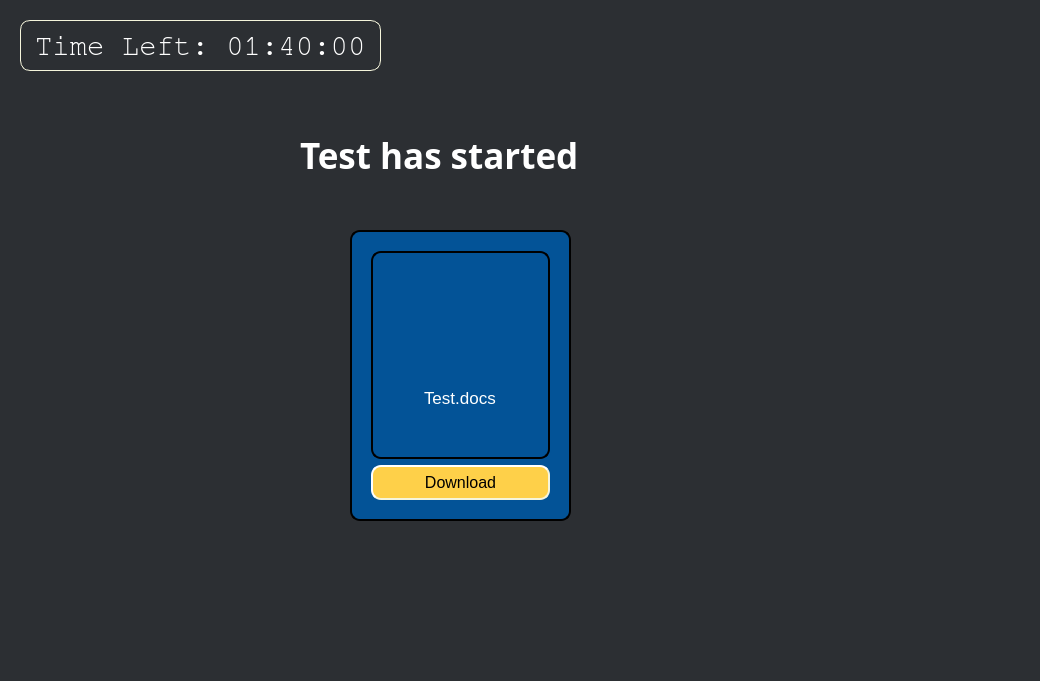
<?xml version="1.0" encoding="UTF-8"?>
<ui version="4.0">
 <class>Form</class>
 <widget class="QWidget" name="Form">
  <property name="geometry">
   <rect>
    <x>0</x>
    <y>0</y>
    <width>1040</width>
    <height>681</height>
   </rect>
  </property>
  <property name="windowTitle">
   <string>Form</string>
  </property>
  <property name="styleSheet">
   <string notr="true">background-color:#2C2F33;</string>
  </property>
  <widget class="QLabel" name="label_36">
   <property name="geometry">
    <rect>
     <x>300</x>
     <y>130</y>
     <width>331</width>
     <height>51</height>
    </rect>
   </property>
   <property name="font">
    <font>
     <family>Sitka Text</family>
     <pointsize>26</pointsize>
     <weight>75</weight>
     <bold>true</bold>
     <underline>false</underline>
    </font>
   </property>
   <property name="styleSheet">
    <string notr="true">color: white;</string>
   </property>
   <property name="text">
    <string>Test has started</string>
   </property>
  </widget>
  <widget class="QFrame" name="frame">
   <property name="geometry">
    <rect>
     <x>350</x>
     <y>230</y>
     <width>221</width>
     <height>291</height>
    </rect>
   </property>
   <property name="styleSheet">
    <string notr="true">QFrame{
	border-style: outset;
	border-width: 2px;
	border-radius: 10px;
	border-color: black;
	padding: 10px;	
	background-color: #035397;
	botder: 1px solid white;
}</string>
   </property>
   <property name="frameShape">
    <enum>QFrame::StyledPanel</enum>
   </property>
   <property name="frameShadow">
    <enum>QFrame::Raised</enum>
   </property>
   <layout class="QVBoxLayout" name="verticalLayout">
    <item>
     <widget class="QFrame" name="frame_2">
      <property name="frameShape">
       <enum>QFrame::StyledPanel</enum>
      </property>
      <property name="frameShadow">
       <enum>QFrame::Raised</enum>
      </property>
      <layout class="QVBoxLayout" name="verticalLayout_2">
       <item>
        <widget class="QLabel" name="label">
         <property name="styleSheet">
          <string notr="true">border: 0px;</string>
         </property>
         <property name="text">
          <string>&lt;html&gt;&lt;head/&gt;&lt;body&gt;&lt;p&gt;&lt;img src=&quot;:/icons/icons/docs.png&quot;/&gt;&lt;/p&gt;&lt;/body&gt;&lt;/html&gt;</string>
         </property>
        </widget>
       </item>
       <item alignment="Qt::AlignHCenter">
        <widget class="QLabel" name="label_2">
         <property name="font">
          <font>
           <pointsize>13</pointsize>
          </font>
         </property>
         <property name="styleSheet">
          <string notr="true">color: white;
border: 0px;
padding: 0px;</string>
         </property>
         <property name="text">
          <string>Test.docs</string>
         </property>
        </widget>
       </item>
      </layout>
     </widget>
    </item>
    <item>
     <widget class="QPushButton" name="pushButton">
      <property name="font">
       <font>
        <pointsize>12</pointsize>
       </font>
      </property>
      <property name="styleSheet">
       <string notr="true">QPushButton{
	background-color: #FED049;
	border-style: outset;
	border-width: 2px;
	border-radius: 10px;
	border-color: beige;
	padding: 6px;
}

QPushButton:hover{
		background-color: #7289DA;
		color: white;
}</string>
      </property>
      <property name="text">
       <string>Download</string>
      </property>
     </widget>
    </item>
   </layout>
  </widget>
  <widget class="QLabel" name="label_4">
   <property name="geometry">
    <rect>
     <x>620</x>
     <y>300</y>
     <width>391</width>
     <height>371</height>
    </rect>
   </property>
   <property name="text">
    <string>&lt;html&gt;&lt;head/&gt;&lt;body&gt;&lt;p&gt;&lt;img src=&quot;:/illustrations/imgs/25.png&quot;/&gt;&lt;/p&gt;&lt;/body&gt;&lt;/html&gt;</string>
   </property>
  </widget>
  <widget class="QLabel" name="label_37">
   <property name="geometry">
    <rect>
     <x>20</x>
     <y>20</y>
     <width>361</width>
     <height>51</height>
    </rect>
   </property>
   <property name="font">
    <font>
     <family>FreeMono</family>
     <pointsize>22</pointsize>
     <weight>50</weight>
     <bold>false</bold>
     <underline>false</underline>
    </font>
   </property>
   <property name="styleSheet">
    <string notr="true">color: beige;
border: 1px solid beige;
padding: 6px;
color: white;
border-radius: 10px;</string>
   </property>
   <property name="text">
    <string>Time Left: 01:40:00</string>
   </property>
  </widget>
  <widget class="QLabel" name="label_3">
   <property name="geometry">
    <rect>
     <x>-190</x>
     <y>220</y>
     <width>361</width>
     <height>471</height>
    </rect>
   </property>
   <property name="text">
    <string>&lt;html&gt;&lt;head/&gt;&lt;body&gt;&lt;p&gt;&lt;img src=&quot;:/illustrations/imgs/29.png&quot;/&gt;&lt;/p&gt;&lt;/body&gt;&lt;/html&gt;</string>
   </property>
  </widget>
 </widget>
 <resources>
  <include location="res.qrc"/>
 </resources>
 <connections/>
</ui>
